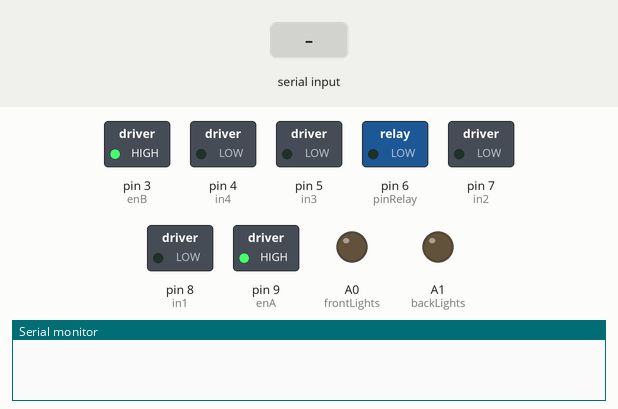
Simulated run of this sketch. Board: Arduino Uno, built with avr-gcc and run on an emulated ATmega328P. On the bench: switched loads named in the sketch (green lamp = pin HIGH), output pins drawn as LEDs (lit = HIGH), the last lines printed to the serial monitor. The inputs (shaded band) are chosen by the test bench.

Above: at 1.2 s.
1.3 s: "1" received over the second serial link
At 1.6 s:
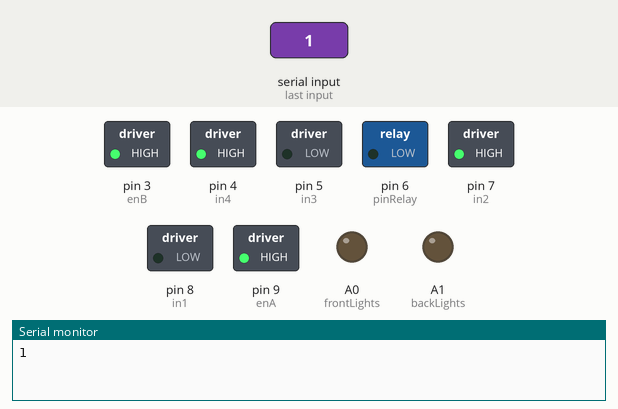
2.8 s: "L" received over the second serial link
At 3.9 s:
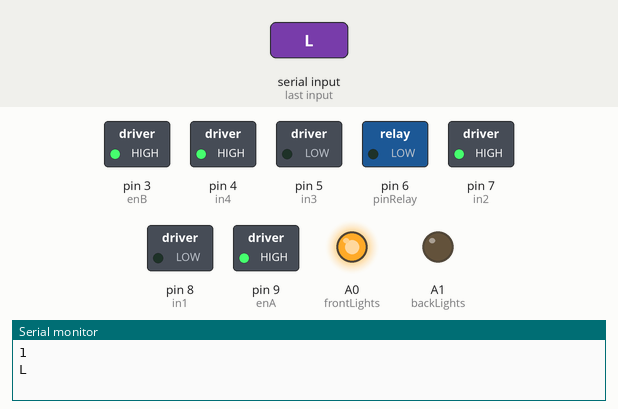
4.3 s: "2" received over the second serial link
At 5.1 s:
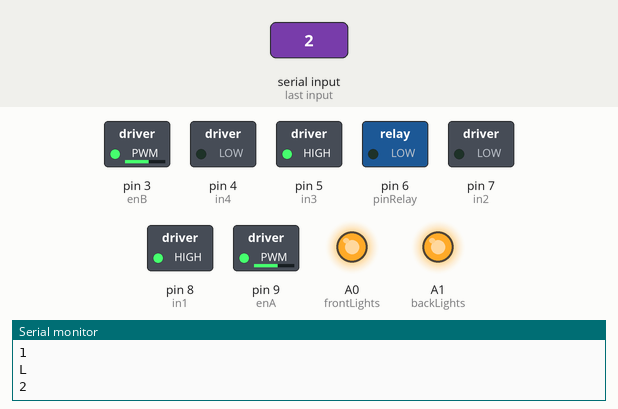
5.8 s: "3" received over the second serial link
At 6.2 s:
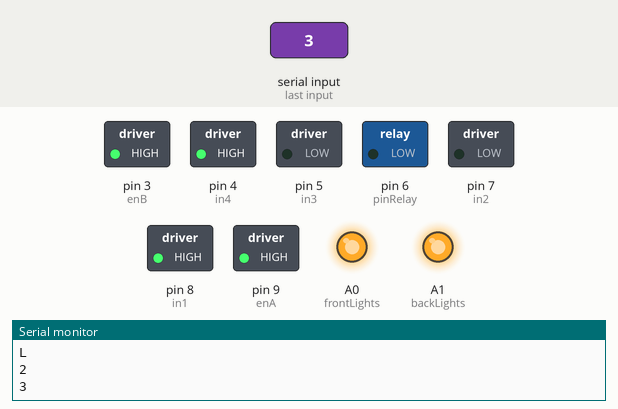
7.3 s: "4" received over the second serial link
At 8.5 s:
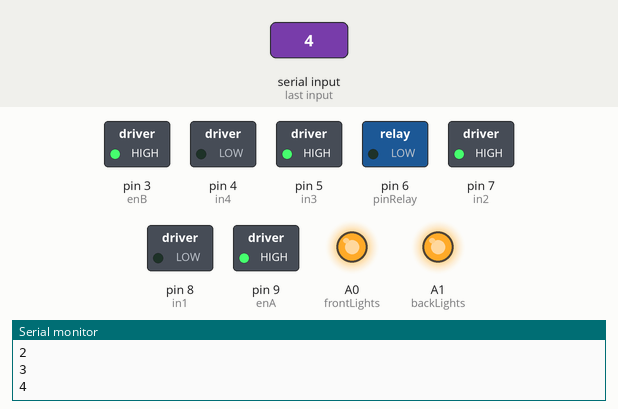
8.8 s: "0" received over the second serial link
At 9.7 s:
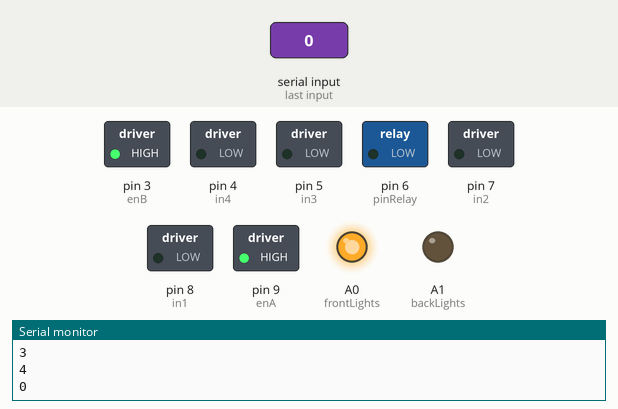
Timing chart, 0 to 11.3 s (numbered marks = the images above; inputs shaded):
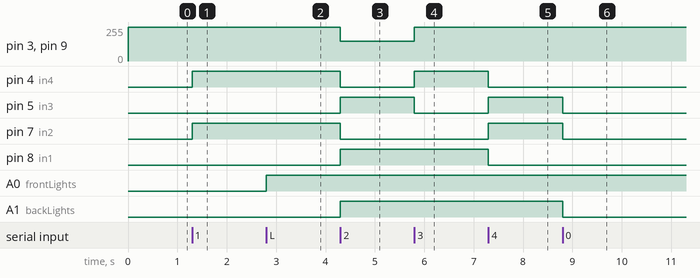

Measured:
- after the input at 1.3 s, pin 4 (in4), pin 7 (in2): LOW → HIGH at once
- after the input at 2.8 s, A0 (frontLights): LOW → HIGH at once
- after the input at 4.3 s, pin 3 (enB), pin 9 (enA): 255/255 → 150/255 at once; pin 4 (in4), pin 7 (in2): HIGH → LOW at once; pin 5 (in3), pin 8 (in1), A1 (backLights): LOW → HIGH at once
- after the input at 5.8 s, pin 3 (enB), pin 9 (enA): 150/255 → 255/255 at once; pin 4 (in4): LOW → HIGH at once; pin 5 (in3): HIGH → LOW at once
- after the input at 7.3 s, pin 4 (in4), pin 8 (in1): HIGH → LOW at once; pin 5 (in3), pin 7 (in2): LOW → HIGH at once
- after the input at 8.8 s, pin 5 (in3), pin 7 (in2), A1 (backLights): HIGH → LOW at once

The sketch:

PyroBot.ino
```cpp
#include "Arduino.h"
#include <SoftwareSerial.h>
#include <AFMotor.h>
#define MAX_SPEED 255 // sets speed of DC  motors
#define MAX_SPEED_OFFSET 20

const byte rxPin = 12;
const byte txPin = 13;
int trigPin = 11;    // TRIG pin
int echoPin = 10;    // ECHO pin

int pinRelay = 6;

// Motor A connections
int enA = 9;
int in1 = 8;
int in2 = 7;
// Motor B connections
int enB = 3;
int in3 = 5;
int in4 = 4;

int frontLights = A0;
int backLights = A1;

bool isMoving = false, goesForward = false, safeModeOn = false, isLightsOn = false;

SoftwareSerial mySerial(rxPin,txPin);

int speed = 0;

void setup() {

  pinMode(rxPin, INPUT);
  pinMode(txPin, OUTPUT);
  pinMode(trigPin, OUTPUT);
  pinMode(echoPin, INPUT);
	pinMode(enA, OUTPUT);
	pinMode(enB, OUTPUT);
	pinMode(in1, OUTPUT);
	pinMode(in2, OUTPUT);
	pinMode(in3, OUTPUT);
	pinMode(in4, OUTPUT);
  pinMode(pinRelay, OUTPUT);
  mySerial.begin(9600);
  Serial.begin(9600);
  analogWrite(enA, MAX_SPEED);
	analogWrite(enB, MAX_SPEED);
  pinMode(frontLights,OUTPUT);
  pinMode(backLights,OUTPUT);
  moveStop();
}

void loop() {

  if (safeModeOn) {
    if(measureDistance() < 20) {
      stepBack();
    }
  }

  while (mySerial.available() > 0) {

    char data = (char) mySerial.read();

    switch(data) {

    case '1':
      moveForward();
    break;
    case '2':
      moveBackward();
    break;
    case '3':
      turnRight();
    break;
    case '4':
      turnLeft();
    break;
    case '0':
      moveStop();
    break;
    case 'S':
    toggleSafeMode();
    break;
    case 'F':
    burnBich();
    break;
    case 'L':
    toggleFrontLights();
    break;

    Serial.println(data);
    }

    //Serial.println("Data ");
    Serial.println(data);
    delay(50);
  }
}

void moveStop() {
	// Turn off motors
	digitalWrite(in1, LOW);
	digitalWrite(in2, LOW);
	digitalWrite(in3, LOW);
	digitalWrite(in4, LOW);
  isMoving = false;
  digitalWrite(backLights,LOW);
  }

void moveForward() {

  isMoving = true;
  goesForward = true;
  analogWrite(enA, MAX_SPEED);
	analogWrite(enB, MAX_SPEED);
  digitalWrite(in1, LOW);
	digitalWrite(in2, HIGH);
	digitalWrite(in3, LOW);
	digitalWrite(in4, HIGH);
}

void moveBackward() {

  isMoving = true;
  goesForward = false;
  analogWrite(enA, 150);
	analogWrite(enB, 150);
	digitalWrite(in1, HIGH);
	digitalWrite(in2, LOW);
	digitalWrite(in3, HIGH);
	digitalWrite(in4, LOW);
  digitalWrite(backLights,HIGH);

}

void turnRight() {
    analogWrite(enA, MAX_SPEED);
	analogWrite(enB, MAX_SPEED);
	digitalWrite(in1, HIGH);
	digitalWrite(in2, LOW);
	digitalWrite(in3, LOW);
	digitalWrite(in4, HIGH);
  isMoving = true;
}

void turnLeft() {
    analogWrite(enA, MAX_SPEED);
	analogWrite(enB, MAX_SPEED);
	digitalWrite(in1, LOW);
	digitalWrite(in2, HIGH);
	digitalWrite(in3, HIGH);
	digitalWrite(in4, LOW);
  isMoving = true;
}

float measureDistance () {

  digitalWrite(trigPin, HIGH);
  delayMicroseconds(10);
  digitalWrite(trigPin, LOW);

  // measure duration of pulse from ECHO pin
  float duration_us = pulseIn(echoPin, HIGH);

  // calculate the distance
  return 0.017 * duration_us;
}

void stepBack() {

  moveBackward();

  while (measureDistance() < 10) {
  delay(150);
  }

  moveStop();
}

void toggleSafeMode() {
  if (safeModeOn) {
    safeModeOn = false;
  } else {
    safeModeOn = true;
  }
}

void burnBich() {
  if(!isMoving) {
  digitalWrite(pinRelay,HIGH);
  delay(2000);
  digitalWrite(pinRelay,LOW);
  }
}

void toggleFrontLights() {

  if(isLightsOn) {
    digitalWrite(frontLights, LOW);
    isLightsOn = false;
  } else {
    digitalWrite(frontLights, HIGH);
    isLightsOn = true;
  }
}
```
